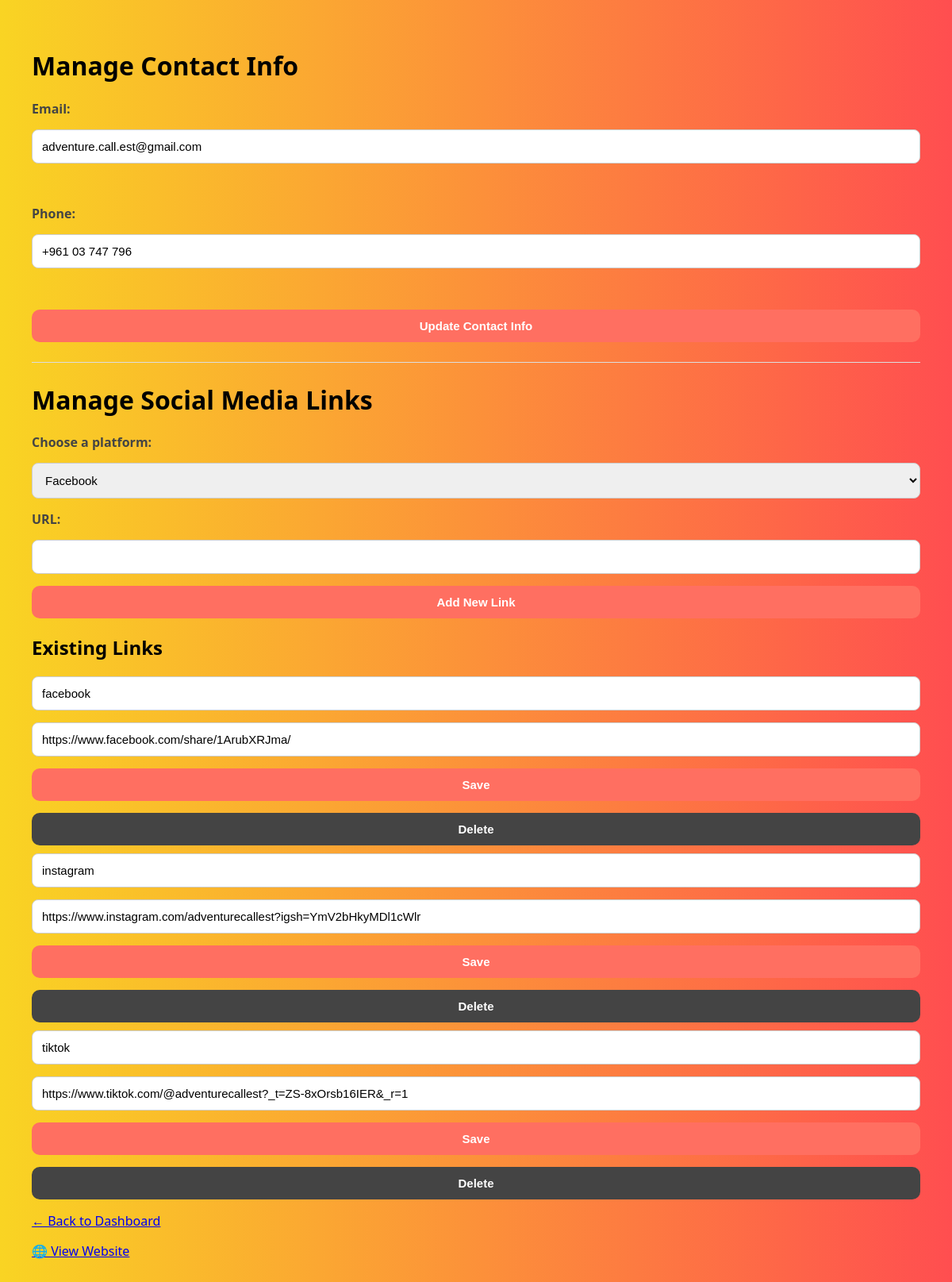
/admin/manage_links.php (signed in), run on the app's committed database.
### tables this page shows
CREATE TABLE `contact_info` (
  `id` int(11) NOT NULL,
  `email` varchar(255) DEFAULT NULL,
  `phone` varchar(20) DEFAULT NULL
);

CREATE TABLE `social_links` (
  `id` int(11) NOT NULL,
  `platform` varchar(50) DEFAULT NULL,
  `url` varchar(255) DEFAULT NULL
);

### admin/manage_links.php (the view, shortened to what this page needs)
<?php
require_once '../includes/db.php';
$contact = $conn->query("SELECT * FROM contact_info WHERE id=1")->fetch_assoc();
$socials = $conn->query("SELECT * FROM social_links");
?>
<!DOCTYPE html>
<html lang="en">
<head>
  <link rel="stylesheet" href="../assets/css/manage_links.css">
</head>
<body>
  <h1>Manage Contact Info</h1>
  <form method="POST">
    <label>Email:</label>
    <input type="email" name="email" value="<?= htmlspecialchars($contact['email']) ?>" required><br>
    <label>Phone:</label>
    <input type="text" name="phone" value="<?= htmlspecialchars($contact['phone']) ?>" required><br>
    <button type="submit" name="update_contact">Update Contact Info</button>
  </form>
  <hr>
  <h1>Manage Social Media Links</h1>
  <form method="POST">
    <label>Choose a platform:</label>
      <select name="platform" id="platform" required>
        <option value="facebook">Facebook</option>
      </select>
    <label>URL:</label>
    <input type="url" name="url" required>
    <button type="submit" name="add_social">Add New Link</button>
  </form>
  <h2>Existing Links</h2>
  <?php while ($row = $socials->fetch_assoc()): ?>
    <form method="POST" style="margin-bottom: 10px;">
      <input type="text" name="platform" value="<?= htmlspecialchars($row['platform']) ?>" required>
      <input type="url" name="url" value="<?= htmlspecialchars($row['url']) ?>" required>
      <button type="submit" name="edit_social">Save</button>
      <button type="submit" name="delete_social" onclick="return confirm('Delete this link?')">Delete</button>
    </form>
  <?php endwhile; ?>
  <p><a href="dashboard.php">← Back to Dashboard</a></p>
     <a href="../index.php" target="_blank">🌐 View Website</a>
</body>
</html>

### assets/css/manage_links.css (style rules this page uses)
body { background: linear-gradient(to right, #f9d423, #ff4e50); font-family: 'Segoe UI', sans-serif; margin: 0; padding: 40px; min-height: 100vh; }
form { display: grid; grid-gap: 15px; }
label { font-weight: bold; color: #444; }
input[type="text"], input[type="email"], input[type="url"], select { padding: 12px; border-radius: 8px; border: 1px solid #ccc; font-size: 15px; transition: border 0.3s; }
button { background-color: #ff6f61; border: none; padding: 12px; color: white; font-weight: bold; border-radius: 10px; cursor: pointer; transition: background-color 0.3s ease, transform 0.1s ease; font-size: 15px; }
button[name="delete_social"] { background-color: #444; }
hr { margin: 25px 0; border: none; border-top: 1px solid #ddd; }

### data on the page
contact_info: email "adventure.call.est@gmail.com", phone "+961 03 747 796"
social_links: platform "facebook", url "https://www.facebook.com/share/1ArubXRJma/"
social_links: platform "instagram", url "https://www.instagram.com/adventurecallest?igsh=YmV2bHkyMDl1cWlr"
social_links: platform "tiktok", url "https://www.tiktok.com/@adventurecallest?_t=ZS-8xOrsb16IER&_r=1"
